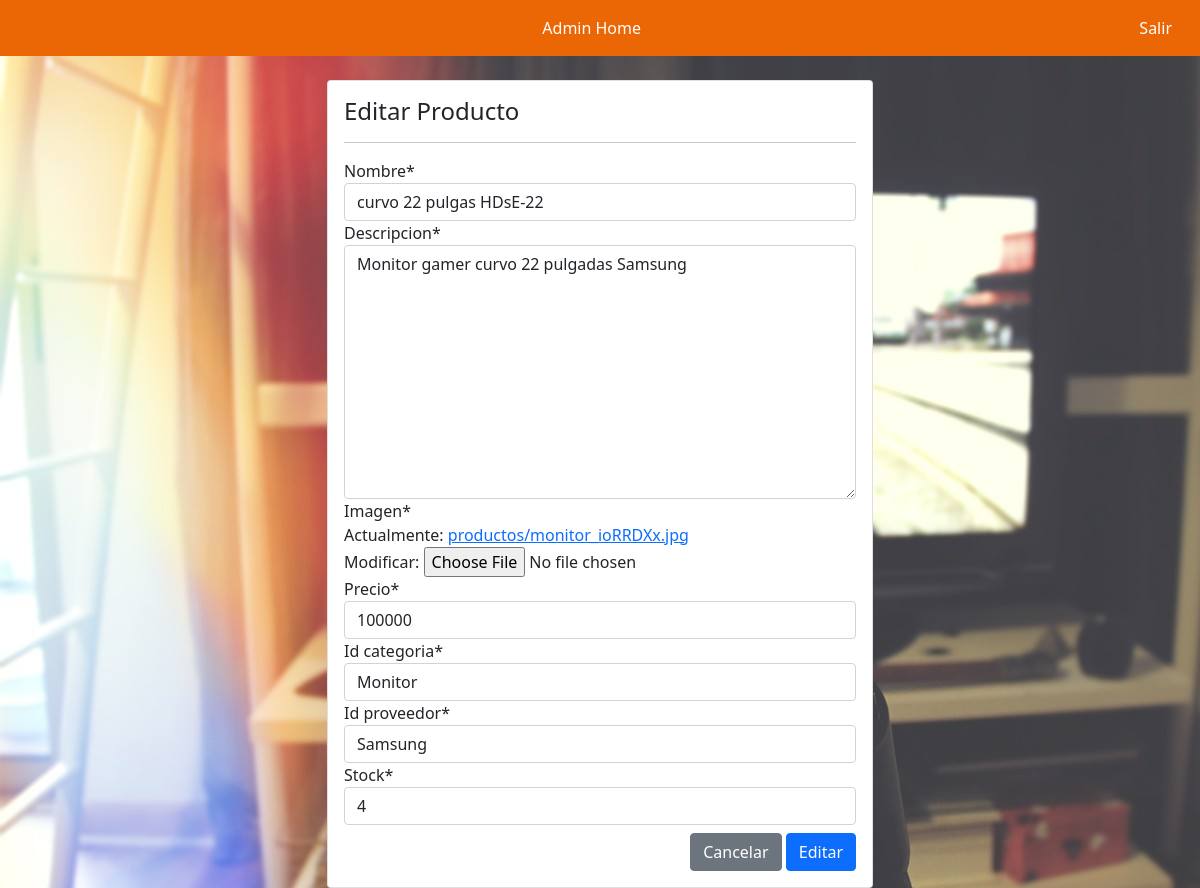
The page /productos/modificar-producto/24/ (signed in) on the database its author committed.
### producto/models.py (models this page shows, shortened)
class Producto(models.Model):
    id_producto = models.AutoField(primary_key=True)
    nombre = models.CharField(max_length=50)
    descripcion = models.TextField(max_length=70)
    imagen = models.ImageField(upload_to="productos", null=True)
    precio = models.IntegerField()
    id_categoria = models.ForeignKey(Categoria, on_delete=models.CASCADE)
    id_proveedor = models.ForeignKey(Proveedor, on_delete=models.CASCADE)
    stock = models.IntegerField(null = True)

class Proveedor(models.Model):
    id_proveedor = models.AutoField(primary_key=True)
    rut          = models.CharField(max_length=12, null=True)
    nombre       = models.CharField(max_length=50, null=False)
    id_pais      = models.ForeignKey(Pais, on_delete=models.CASCADE)
    def __str__(self):
        return self.nombre

class Categoria(models.Model):
    id_categoria = models.AutoField(primary_key=True)
    descripcion = models.CharField(max_length=30)
    def __str__(self):
        return self.descripcion

### producto/views.py (the view, shortened to what this page needs)
# urls.py: path('modificar-producto/<id>/', modificar_producto, name="modificar_producto"),
def modificar_producto(request, id):
    if request.user.is_staff:
        producto = get_object_or_404(Producto, id_producto=id)
        data = {
            'form': ProductoEditForm(instance=producto)
        }
        return render(request, 'producto/modificar_producto.html', data)
    else:
        return render(request,'acceso-denegado.html')

### producto/forms.py
class ProductoEditForm(forms.ModelForm):
    class Meta:
        model = Producto
        fields = '__all__'

### carrito/context_processor.py (called while the page is built)
def importe_total_carro(request):
    total=0
    if 'carro' in request.session:
        for key, value in request.session["carro"].items():
            total=total+(int(value["precio"]))
    return {"importe_total_carro":total}

def precio_totalMasEnvio(request):
    precio_envio = PrecioEnvio.objects.only('precio').get(id_envio=1)
    total=0 + precio_envio.precio
    if 'carro' in request.session:
        for key, value in request.session["carro"].items():
            total=total+(int(value["precio"]))
    return {"precio_totalMasEnvio":total}

### producto/templates/producto/modificar_producto.html (shortened to what this page needs)
{% extends 'baseadmin.html' %}
{% load crispy_forms_tags %}
{% load static %}
{% block body %}
<div class="container mt-4">
    <div class="row">
        <div class="col-12 col-md-6 offset-md-3">
            <div class="card">
                <div class="card-body">
                    <h4>Editar Producto</h2>
                        <hr />
                        <form action="" method="post" enctype="multipart/form-data">
                            {% csrf_token %} {{ form | crispy}}
                            <div class="d-flex justify-content-end mt-2">
                                <a href="{% url 'listar_productos' %}" class="btn btn-secondary">Cancelar</a>
                                <input type="submit" value="Editar" class="btn btn-primary" />
                            </div>
                        </form>
                </div>
            </div>
        </div>
    </div>
</div>
{% endblock %}

### static/css/admin.css (style rules this page uses)
body { background: white url("../imagenes/fondo.jpg") ; }

### rows shown on the page
Producto: nombre "curvo 22 pulgas HDsE-22", descripcion "Monitor gamer curvo 22 pulgadas Samsung", precio "100000", stock "4"
Categoria: id_categoria "Monitor"
Proveedor: id_proveedor "Samsung"
